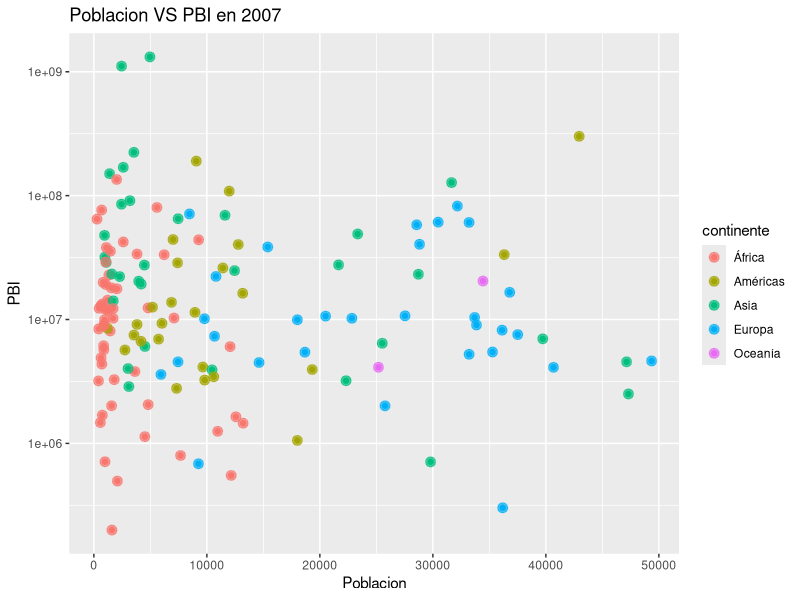
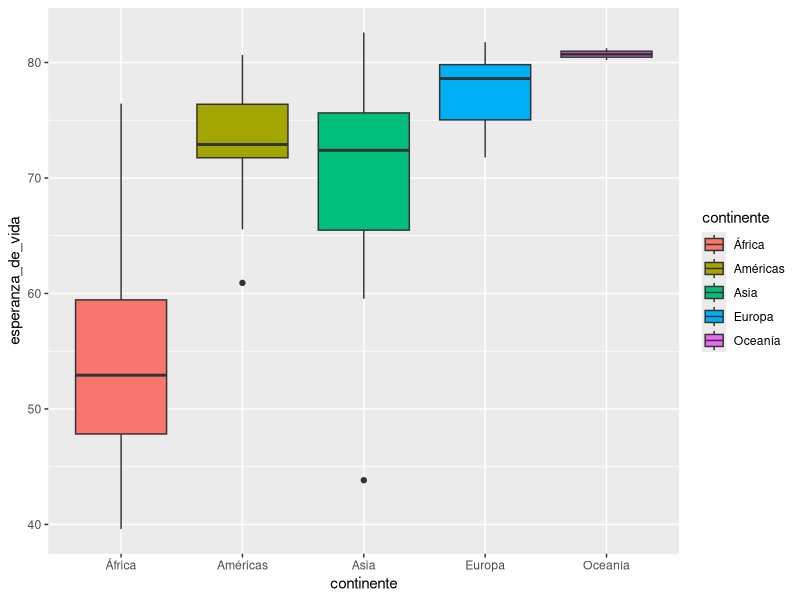

These figures' R source, in order:
## ---- chunk 1
library(dplyr)
library(tidyr)
library(ggplot2)
library(readr)
## ---- chunk 2
data <- read_csv("gapminder.csv")
## ---- chunk 3
data_2007 <- data %>%
  filter(anio == "2007")
data_2007
## ---- chunk 4
ggplot(data_2007, aes(x = pib_per_capita, y = poblacion, color = continente)) +
geom_point() +
  geom_point(alpha = 0.7, size = 3) +
  scale_y_log10() +
  labs(title = "Poblacion VS PBI en 2007",
       x = "Poblacion",
       y = "PBI")
## ---- chunk 5
data_2007 %>%
  group_by(continente) %>%
  summarise(ev_promedio = mean(esperanza_de_vida, na.rm = TRUE),
            ev_max = max(esperanza_de_vida, na.rm = TRUE))
## ---- chunk 6
data_pib <- data %>%
  group_by(continente, anio) %>%
  summarise(pib_promedio = mean(pib_per_capita, na.rm = TRUE))

data_pib_ancho <- data_pib %>%
  pivot_wider(names_from = continente,
              values_from = pib_promedio)
data_pib_ancho
## ---- chunk 7
idiomas <- read.csv("idiomas.csv")
## ---- chunk 8
data_idiomas_2007 <- data_2007 %>% 
  group_by(continente) %>%
  slice_max(order_by = esperanza_de_vida, n = 1) %>%
  left_join(idiomas, by = "pais")

data_idiomas_2007 %>%
    select(continente, pais, esperanza_de_vida, idioma_oficial_1)
## ---- chunk 9
data %>%
  mutate(continente = if_else(continente == "Oceanía", "Oceania", continente))
## ---- chunk 10
ggplot(data_2007, aes(x = continente, y = esperanza_de_vida, fill = continente)) +
  geom_boxplot()
